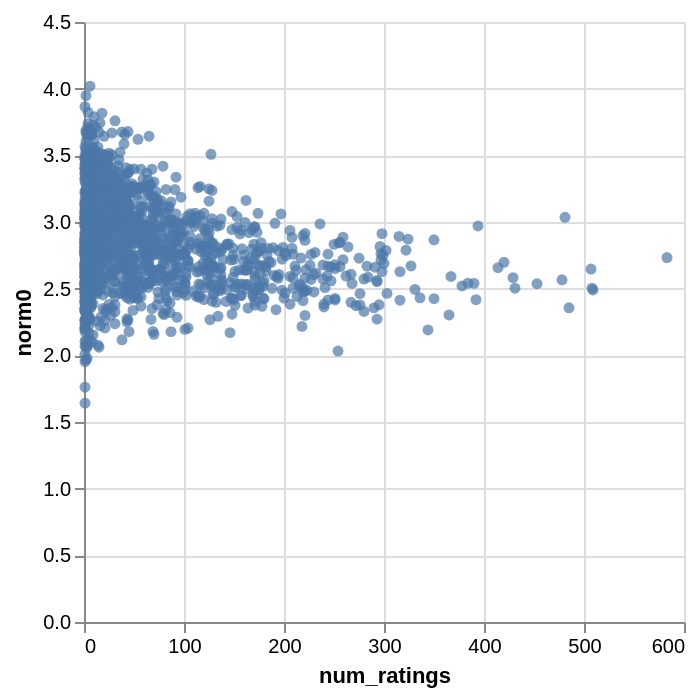

The notebook cell saved with this chart:
### Code cell
movie_embedding_norm(model)

### Figure 1 — Vega-Lite specification as saved in the notebook (floating-point values rounded to 4 significant figures; data arrays with more than 128 entries replaced by an {"elided": "..."} marker saying what was removed)
{"config": {"view": {"continuousWidth": 300, "continuousHeight": 300}}, "hconcat": [{"layer": [{"mark": {"type": "circle"}, "encoding": {"color": {"condition": {"param": "param_4", "value": "#4c78a8"}, "value": "lightgray"}, "x": {"field": "num_ratings", "type": "quantitative"}, "y": {"field": "norm0", "type": "quantitative"}}, "name": "view_2"}, {"mark": {"type": "text", "align": "center", "dx": 5, "dy": -5}, "encoding": {"text": {"condition": {"param": "param_5", "empty": false, "field": "title"}, "value": ""}, "x": {"field": "num_ratings", "type": "quantitative"}, "y": {"field": "norm0", "type": "quantitative"}}}]}], "data": {"name": "data-63588a2a1837499fa6fe24763b15222c"}, "params": [{"name": "param_5", "select": {"type": "point", "encodings": ["x", "y"], "nearest": true, "on": "mouseover"}, "views": ["view_2"]}, {"name": "param_4", "select": {"type": "interval"}, "views": ["view_2"]}], "$schema": "https://vega.github.io/schema/vega-lite/v5.20.1.json", "datasets": {"data-63588a2a1837499fa6fe24763b15222c": {"elided": "1682 records"}}}
